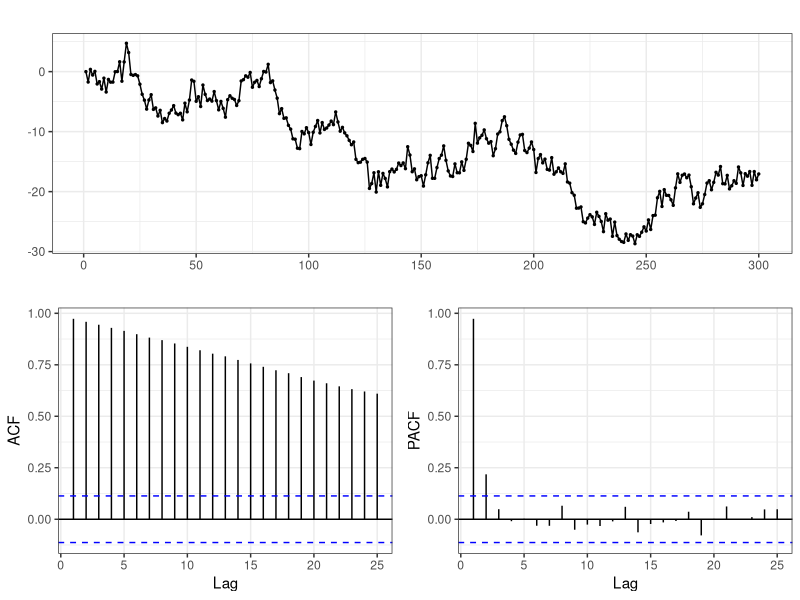
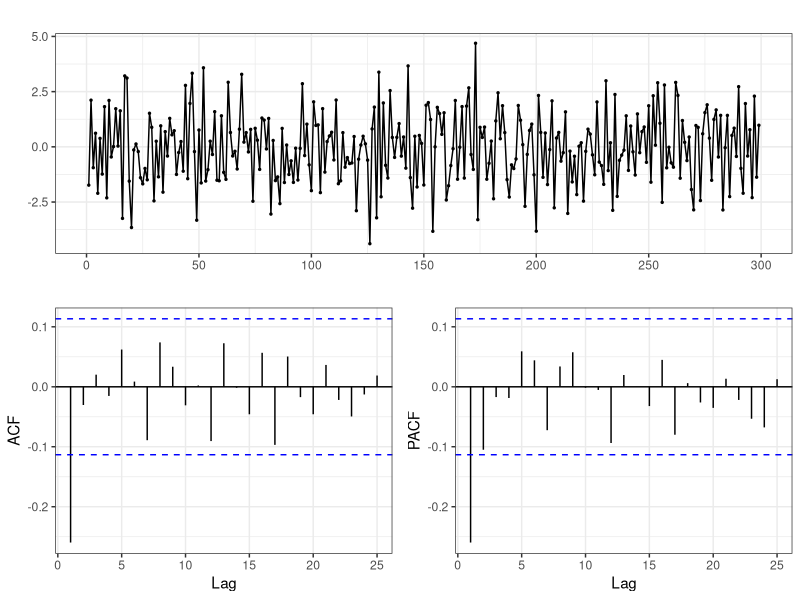
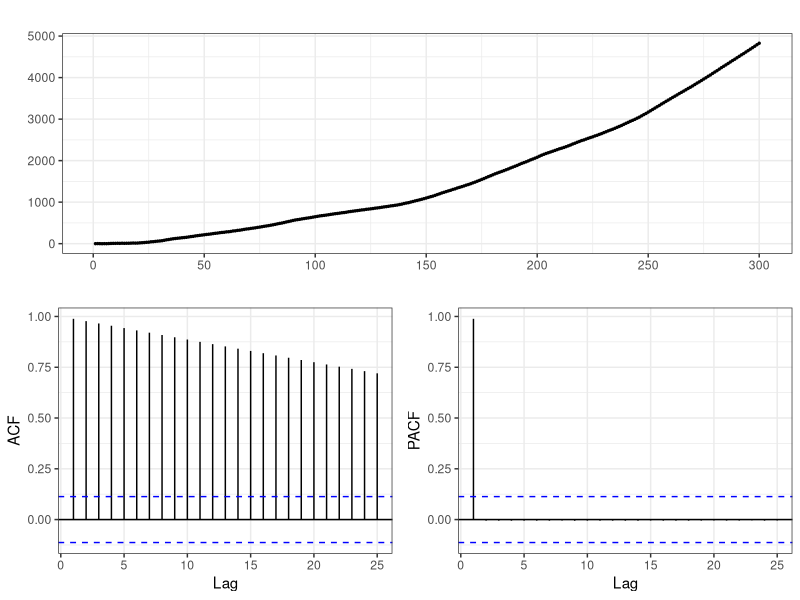
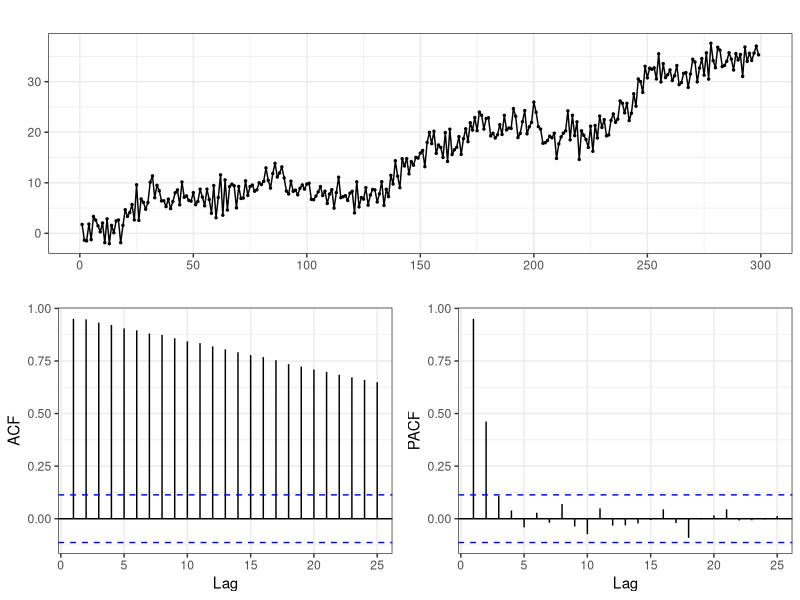
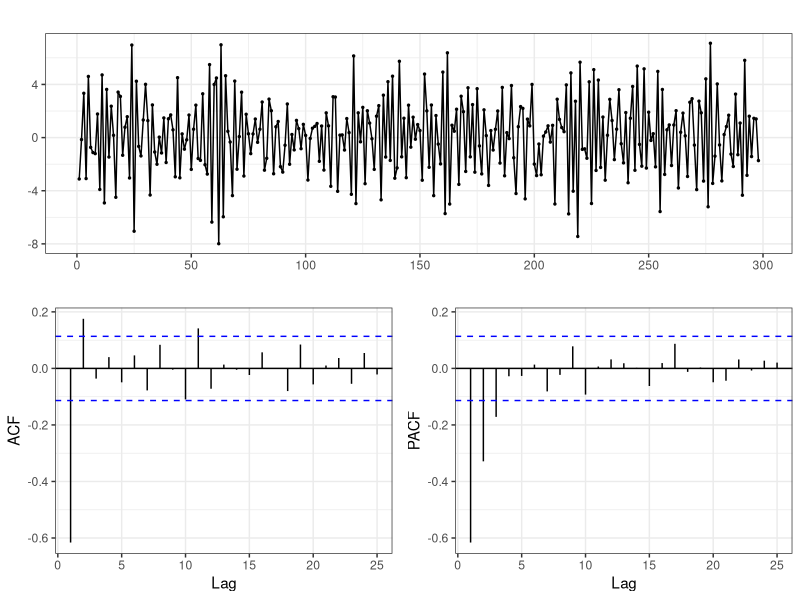
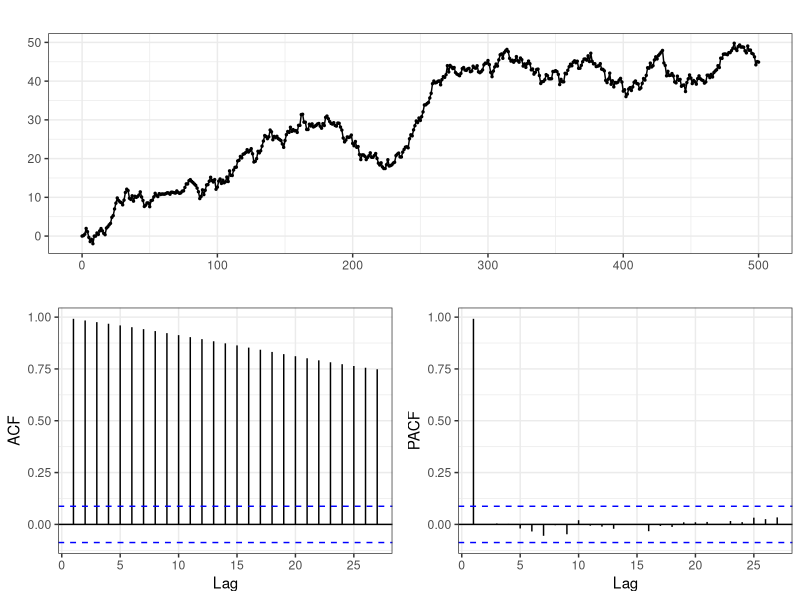
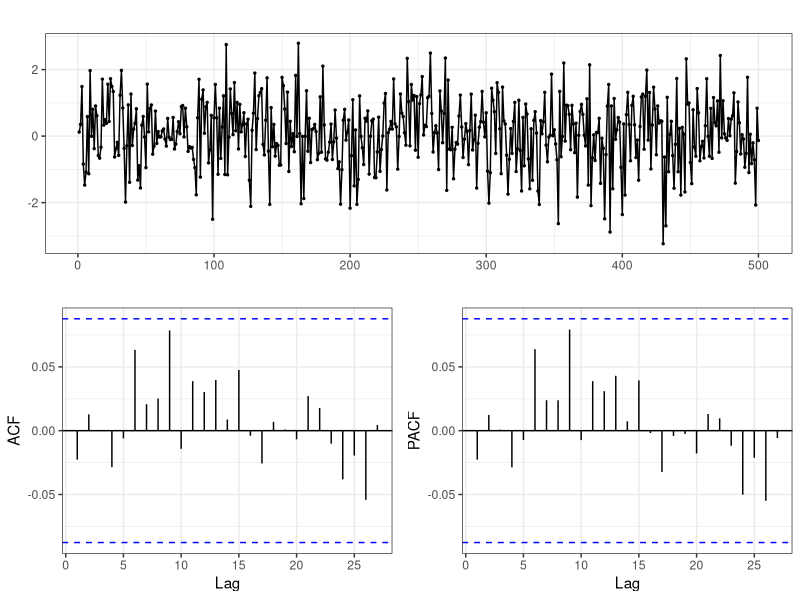
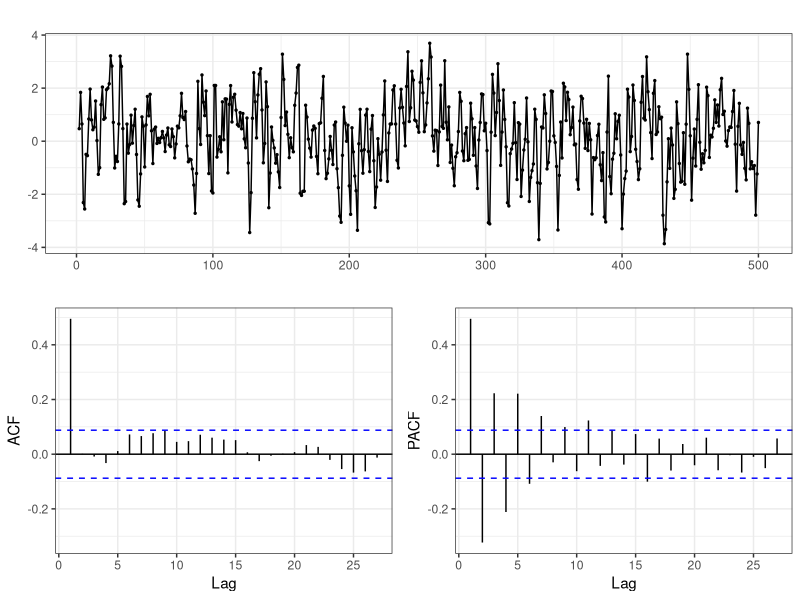

The R source for these figures, in order: (Note: this script raises an error after producing the figures.)
## ---- chunk 1
library(tidyverse)
library(forecast)

knitr::opts_chunk$set(
  fig.align = "center"
)

ggplot2::theme_set(ggplot2::theme_bw())
## ---- chunk 2
d = data_frame(
  w=rnorm(300,0,1),
  v=rnorm(300,0,1),
  mu = 0,
  y = 0
)

for(t in 2:300) {
  d$mu[t] = d$mu[t-1] + d$v[t]
  d$y[t] = d$mu[t] + d$w[t]
}

forecast::ggtsdisplay(d$y)
## ---- chunk 3
forecast::ggtsdisplay(diff(d$y))
## ---- chunk 4
d = data_frame(
  w=rnorm(300,0,1),
  e=rnorm(300,0,1),
  v=0,
  mu = 0,
  y = 0
)

for(t in 2:300) {
  d$v[t] = d$v[t-1] + d$e[t]
  d$mu[t] = d$mu[t-1] + d$v[t]
  d$y[t] = d$mu[t] + d$w[t]
}

forecast::ggtsdisplay(d$y)
## ---- chunk 5
forecast::ggtsdisplay(diff(d$y))
## ---- chunk 6
forecast::ggtsdisplay(diff(d$y,differences = 2))
## ---- chunk 7
rwd = arima.sim(n=500, model=list(order=c(0,1,0)), mean=0.1) 

forecast::Arima(rwd, order = c(0,1,0), include.constant = TRUE)
## ---- chunk 8
forecast::ggtsdisplay(rwd)
## ---- chunk 9
forecast::ggtsdisplay(diff(rwd))
## ---- chunk 10
forecast::ggtsdisplay(diff(rwd, 2))
## ---- chunk 11
forecast::ggtsdisplay(diff(rwd, 3))
## ---- chunk 12
ts1 = arima.sim(n=250, model=list(order=c(0,1,2), ma=c(0.4,0.5))) 
ts2 = arima.sim(n=250, model=list(order=c(2,1,0), ar=c(0.4,0.5))) 


par(mfrow=c(1,2), mar=c(2,4,2,2))
plot(ts1)
plot(ts2)
## ---- chunk 13
par(mfrow=c(2,3), mar=c(2,4,2,2))
plot(ts1)
forecast::Acf(ts1,main="")
forecast::Pacf(ts1,main="")

plot(ts2)
forecast::Acf(ts2,main="")
forecast::Pacf(ts2,main="")
## ---- chunk 14
par(mfrow=c(3,3), mar=c(2,4,2,2))

plot(diff(ts1), main="d=1")
plot(diff(ts1,2), main="d=2")
plot(diff(ts1,3), main="d=3")
forecast::Acf(diff(ts1), main="")
forecast::Acf(diff(ts1,2), main="")
forecast::Acf(diff(ts1,3), main="")
forecast::Pacf(diff(ts1), main="")
forecast::Pacf(diff(ts1,2), main="")
forecast::Pacf(diff(ts1,3), main="")
## ---- chunk 15
par(mfrow=c(3,3), mar=c(2,4,2,2))
plot(diff(ts2), main="d=1")
plot(diff(ts2,2), main="d=2")
plot(diff(ts2,3), main="d=3")
forecast::Acf(diff(ts2), main="")
forecast::Acf(diff(ts2,2), main="")
forecast::Acf(diff(ts2,3), main="")
forecast::Pacf(diff(ts2), main="")
forecast::Pacf(diff(ts2,2), main="")
forecast::Pacf(diff(ts2,3), main="")
## ---- chunk 16
expand.grid(p=0:2, d=1, q=0:2) %>%
  mutate(
    model = purrr::pmap(.,~ forecast::Arima(ts1, order = c(..1,..2,..3))[c("aic","aicc","bic")]),
    aic  = purrr::map_dbl(model, "aic"),
    aicc = purrr::map_dbl(model, "aicc"),
    bic  = purrr::map_dbl(model, "bic")
  ) %>%
  select(-model) %>%
  knitr::kable(digits = 2)
## ---- chunk 17
expand.grid(p=0:2, d=1, q=0:2) %>%
  mutate(
    model = purrr::pmap(.,~ forecast::Arima(ts2, order = c(..1,..2,..3))[c("aic","aicc","bic")]),
    aic  = purrr::map_dbl(model, "aic"),
    aicc = purrr::map_dbl(model, "aicc"),
    bic  = purrr::map_dbl(model, "bic")
  ) %>%
  select(-model) %>%
  knitr::kable(digits = 2)
## ---- chunk 18
forecast::Arima(ts1, order = c(0,1,2))
## ---- chunk 19
forecast::Arima(ts2, order = c(2,1,0))
## ---- chunk 20
ts1_resid = forecast::Arima(ts1, order = c(0,1,2))$residuals
ts2_resid = forecast::Arima(ts2, order = c(2,1,0))$residuals

par(mfrow=c(2,3), mar=c(2,4,6,2))
plot(ts1_resid, main="ts1 Residuals")
forecast::Acf(ts1_resid, main="")
forecast::Pacf(ts1_resid, main="")

plot(ts2_resid, main="ts2 Residuals")
forecast::Acf(ts2_resid, main="")
forecast::Pacf(ts2_resid, main="")
## ---- chunk 21
forecast::auto.arima(ts1)
## ---- chunk 22
forecast::auto.arima(ts2)
## ---- chunk 23
data(elecequip, package = "fpp")
elec_sales = forecast::seasadj(stl(elecequip, s.window="periodic"))

par(mar=c(2,2,2,2))
forecast::tsdisplay(elec_sales, points=FALSE)
## ---- chunk 24
par(mar=c(2,2,2,2))
forecast::tsdisplay(diff(elec_sales,1), points=FALSE)
## ---- chunk 25
par(mar=c(2,2,2,2))
forecast::tsdisplay(diff(elec_sales,2), points=FALSE)
## ---- chunk 26
forecast::Arima(elec_sales, order = c(3,1,0))
## ---- chunk 27
par(mar=c(2,2,2,2))
## ---- chunk 28
forecast::Arima(elec_sales, order = c(3,1,0)) %>% residuals() %>% 
  forecast::tsdisplay(points=FALSE)
## ---- chunk 29
forecast::Arima(elec_sales, order = c(3,1,0))$aicc

forecast::Arima(elec_sales, order = c(3,1,1))$aicc

forecast::Arima(elec_sales, order = c(4,1,0))$aicc

forecast::Arima(elec_sales, order = c(2,1,0))$aicc
## ---- chunk 30
forecast::auto.arima(elec_sales)
## ---- chunk 31
plot(elec_sales, lwd=2, col=adjustcolor("black", alpha.f=0.75))
forecast::Arima(elec_sales, order = c(3,1,0)) %>% fitted() %>% 
  lines(col=adjustcolor('red',alpha.f=0.75),lwd=2)
## ---- chunk 32
forecast::Arima(elec_sales, order = c(3,1,0)) %>% 
  forecast::forecast() %>% autoplot()
## ---- chunk 33
forecast::Arima(elec_sales, order = c(3,1,0)) %>% 
  forecast::forecast() %>% autoplot() + xlim(2009,2014)
